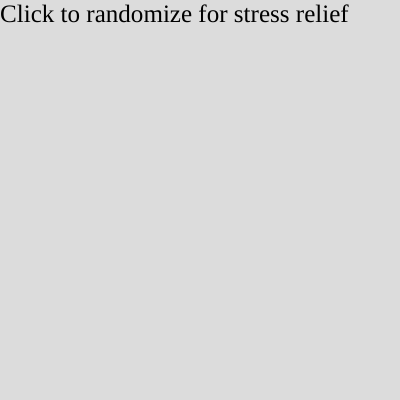
Frame 1 (no input)
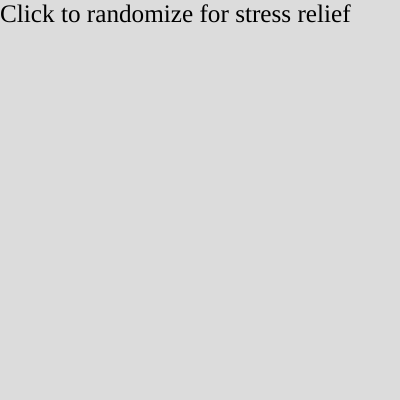
Frame 60 (no input)
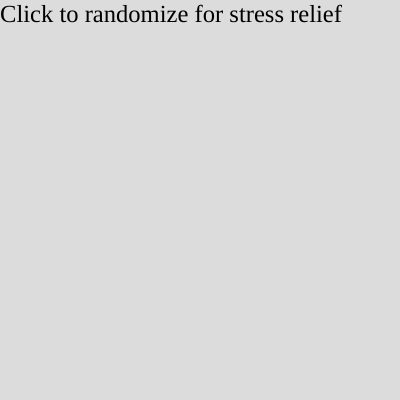
Frame 120 (the mouse pressed at the canvas centre since frame 60)

The p5.js sketch that drew these frames (run headless with seeded random() and noise() and a simulated clock; from frame 60 on, the mouse is pressed at the canvas centre):

// p5.js sketch
// ── sketch.js
//Things to to when stressed
let fontBold;
let activity =  ["Sleep", "Rest", "Drink Water", "Shower","Read"];
let randomIndex;
let counter = 10;
let animating = false;
let button;
let div;
let alarm =  ["Don't Stress", "Stress", "Lose Control", "Panic","Anxiety"];

function setup() {
  createCanvas(400, 400);
  background(220);

  textAlign(CENTER, CENTER);

  fill(0);
  textSize(16);
  textFont('Georgia',20, 30)
  // text ("Click to randomize", 0, 62, width);
  
  
//shrink and grow

div = createDiv("Click to randomize for stress relief");
    div.position(0, 0);
  div.style("font-family", "Georgia");
  
 
//   style a button  
button = createButton("click me")
button.mousePressed(buttonPressed);
button.class("randomizerButton");
// button.position(50,50);
}


function draw() {
  if(animating == true){
  const rand = int(random(0, activity.length-1));
  fill(0);
  textSize(random(15, 70));
  text(alarm[rand], random(width), random(height));
  }

  
  //text grow
  let sinVal = sin(frameCount * 0.05);
  let fontSize = map(sinVal, -10, 50, 10, 100);
  div.style("font-size", fontSize + "px");  
 
}

function changeBackground(){
  if (counter <= 1){
    counter++;
    console.log(counter)
  background(random(255), random(220), random(220));
setTimeout(changeBackground, 2000);
} else {

} 
}


function randomizer(){
 
  animating = false;
  
 background(random(255), random(220), random(220)); 
   randomIndex =  int(random(alarm.length));


//block
noStroke();
fill(0);
rect(0, -1, 500, 55);  
rect(0, 350, 500, 55); 
  
  
textSize(50);
fill(255, 255, 255);
text(activity[randomIndex], 0, 180, width); 

}

function buttonPressed() {
 
  animating = true;
  setTimeout(randomizer, 2000);
}
// ── style.css
html, body {
  margin: 0;
  padding: 0;
}
canvas {
  display: block;
}


.randomizerButton {
  
  padding: 20px;
  background-color:#FFFFFF;
  
}
